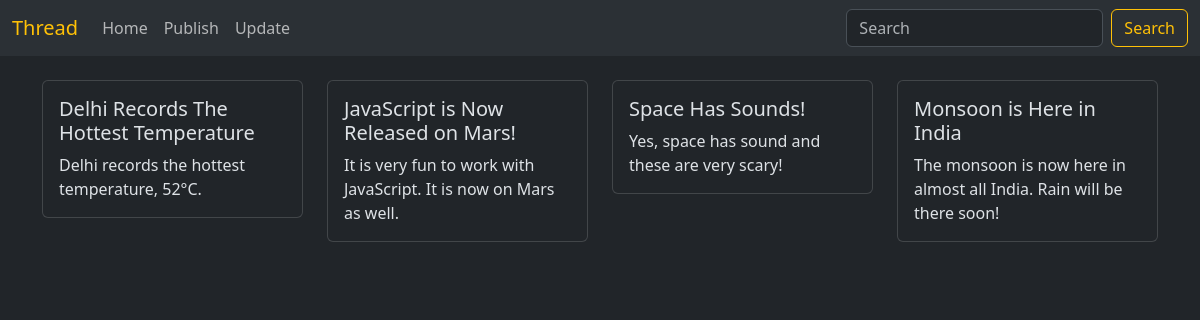
The page / on the database its author committed.
### home/models.py (models this page shows, shortened)
class News(models.Model):
  head = models.CharField(max_length=50)
  body = models.TextField()

### home/views.py (the view)
# urls.py: path('', news_home, name='home'),
def news_home(request):
  news = News.objects.all().order_by("-id")
  if request.GET.get('search'):
    news = news.filter(head__icontains = request.GET.get('search'))
  context = {'news': news, 'search_flag': True}
  return render(request, 'index.html', context)

### templates/index.html (shortened to what this page needs)
{% extends "layout.html" %}
{% block content %}
<div class="container mt-4 mb-4">
  <div class="row">
    {% for news in news %}
    <div class="col-sm-3 mb-3">
      <div class="card">
        <div class="card-body">
          <h5 class="card-title">{{news.head}}</h5>
          <p class="card-text">{{news.body}}</p>
        </div>
      </div>
    </div>
    {% endfor %}
  </div>
</div>
{% endblock %}

### templates/layout.html (shortened to what this page needs)
<!DOCTYPE html>
<html lang="en">
<head>
  <link rel="stylesheet" href="https://cdn.jsdelivr.net/npm/bootstrap@5.3.3/dist/css/bootstrap.min.css">
</head>
<body data-bs-theme="dark">
  <nav class="navbar navbar-expand-lg bg-body-tertiary">
    <div class="container-fluid">
      <a class="navbar-brand" href="{% url "home" %}">Thread</a>
      <div class="collapse navbar-collapse" id="navbarSupportedContent">
        <ul class="navbar-nav me-auto mb-2 mb-lg-0">
          <li class="nav-item">
            <a class="nav-link" aria-current="page" href="{% url "home" %}">Home</a>
          </li>
          <li class="nav-item">
            <a class="nav-link" href="{% url "publish" %}">Publish</a>
          </li>
          <li class="nav-item">
            <a class="nav-link" href="{% url "update" %}">Update</a>
          </li>
        </ul>
        {% if search_flag %}
        <form class="d-flex" role="search">
          <input class="form-control me-2" name="search" placeholder="Search" aria-label="Search">
          <button class="btn btn-outline-warning" type="submit">Search</button>
        </form>
        {% endif %}
      </div>
    </div>
  </nav>
  {% block content %}{% endblock %}
</body>
</html>

### templates/layout.html (style rules this page uses)
.navbar-brand { color: #ffc107; }

### rows shown on the page
News: head "Delhi Records The Hottest Temperature", body "Delhi records the hottest temperature, 52°C."
News: head "JavaScript is Now Released on Mars!", body "It is very fun to work with JavaScript. It is now on Mars as well."
News: head "Space Has Sounds!", body "Yes, space has sound and these are very scary!"
News: head "Monsoon is Here in India", body "The monsoon is now here in almost all India. Rain will be there soon!"
